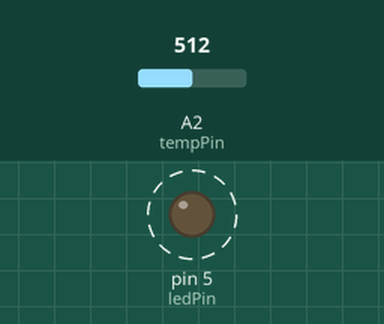
A sketch run on a simulated Arduino Uno, built with avr-gcc and run on an emulated ATmega328P. On the bench: output pins drawn as LEDs (lit = HIGH). Dashed ring = blinking. The test bench sets the inputs (shaded band); at power-on: A2 (tempPin) = 512. What the sketch prints to the serial monitor is not drawn.

Above: at 0.6 s.
Timing chart, 0 to 3.0 s (numbered marks = the images above):
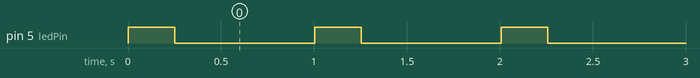

Measured:
- by itself, pin 5 (ledPin): alternates HIGH for 0.25 s and LOW for 0.75 s

The sketch:

PrintAnalogThermistor.ino
```cpp
/*   Code to read a thermistor, and record both to an SD card.
 *   Author: Ethan Thompson-Jewell
 *   For use with Introduction to Arduino Activity 7
 */

//#include <PT_Thermistor.h>  // Custom Library to use Thermistors. https://github.com/MNSGC-Ballooning/Arduino-Training/blob/371a4ea215232b718c0e399c07738652866bdf11/Thermistor%20Library.zip

#define ledPin 5
#define tempPin A2          //pin that the thermistor should be read from
int analogResolution = 10;  //10 for arduino uno
int currentTempC = -99;
int currentTempF = -99;
float adcMax;                 // The maximum adc value given to the thermistor
float A = 0.001125308852122;  // A, B, and C are constants used for a 10k resistor and 10k thermistor for the steinhart-hart equation
float B = 0.000234711863267;
float C = 0.000000085663516;
float R1 = 10000;  // 10k Ω resistor
float Tinv;
float adcVal;
float logR;
float T;  // these three variables are used for the calculation from adc value to temperature


#define ledPin 5
#define tempPin A2 //pin that the thermistor should be read from

void setup() {
  Serial.begin(9600);     //start Serial communication
  pinMode(ledPin, OUTPUT);  //setup LED pin

  String header = "Temp (C),Temp(F)";  //setup data format, and print it to the monitor and SD card
  Serial.println(header);
}

void loop() {

  String data = String(getTempC());  //get temp and write to data string
  data = data + "," + String(getTempF());

  digitalWrite(ledPin, HIGH);  //flash LED to show data being logged
  Serial.println(data);        //print data to monitor...
  delay(250);                  //have LED blink for quarter-second
  digitalWrite(ledPin, LOW);   //then turn it off
  delay(750);                  //complete a full second cycle before logging again

}

//function to read the temp sensor and return the current temp in F
float getTempF() {
  update();
  return currentTempF;
}
//function to read the temp sensor and return the current temp in C
float getTempC() {
  update();
  return currentTempC;
}

void update() {

  adcMax = pow(2, analogResolution) - 1.0;
  adcVal = analogRead(tempPin);
  logR = log(((adcMax / adcVal) - 1) * R1);
  Tinv = A + B * logR + C * logR * logR * logR;
  T = 1 / Tinv;
  currentTempC = T - 273.15;  // converting to celcius
  currentTempF = currentTempC * 9 / 5 + 32;
}
```
